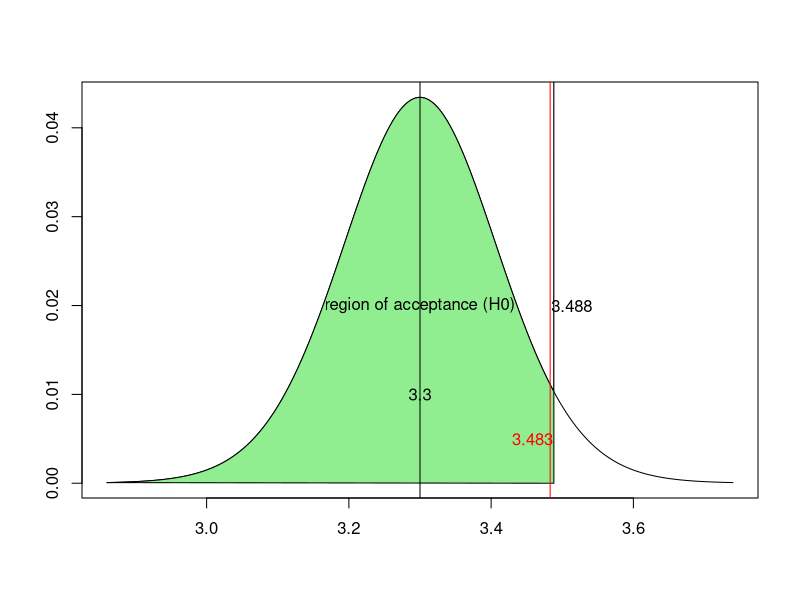

This chart was generated by the following R code:
# The t-test

# We have a sample with
n <- 25      # sample size
sm <- 3.483  # sample mean
ss <- 0.55   # sample standard deviation
a <- 0.05    # significance level (selected by the researcher)
m0 <- 3.3    # hypothetical population mean (H0)

# Can we conclude from this sample that mu > 3.3?
# H0: mu = 3.3    -> null hypothesis, which we want to reject
# H1: mu > 3.3    -> alternative hypothesis to prove

#
# Method 1. Critical region
#
# What is the critical value for rejecting H0?
g <- m0 + qt(1-a, df = n-1) * ss / sqrt(n)

# If the resulting sample mean is below g, we cannot reject H0
if (sm < g) {
  print("H0 niet verwerpen")
} else {
  print("H0 verwerpen")
}

#
# Method 2. Probability Value
#
# What is the probability of obtaining this sample mean?
# P(M > sm) for a distribution M ~ T(m0, ss/sqrt(n), df=n-1)
p <- 1 - pt((sm - m0) / (ss/sqrt(n)), df = n-1)

# The resulting probability is very small, 
# smaller than the significance level
if(p < a) {
  print("Reject H0")
} else {
  print("Do not reject H0")
}

#
# Plot 
#

# boundary values of the plot (x values)
x <- seq(m0-4*ss/sqrt(n), m0+4*ss/sqrt(n), length=200)
# y-values (using the Gauss curve of the t-distribution)
dist <- dt((x-m0)/(ss/sqrt(n)), df = n-1) * ss/sqrt(n)
plot (x, dist, type = 'l', xlab = '', ylab = '')

# Plot the region of acceptance
i <- x <= g                    # x values left of g 
polygon(                       # plot these values
  c(x[i],    g,                              g),
  c(dist[i], dt((g-m0)/(ss/sqrt(n)),df=n-1), 0),
  col = 'lightgreen')

text(m0, 0.01, m0) # Hypothetical population mean
abline(v=m0)       #  -> Draw a vertical line

text(g+.025,.02,signif(g, digits=4)) # Show critical value

# Show the obtained sample mean using a vertical red line
abline(v=sm, col='red')
text(sm-.025, .005, sm, col = 'red')

text(m0, 0.02, 'region of acceptance (H0)')
